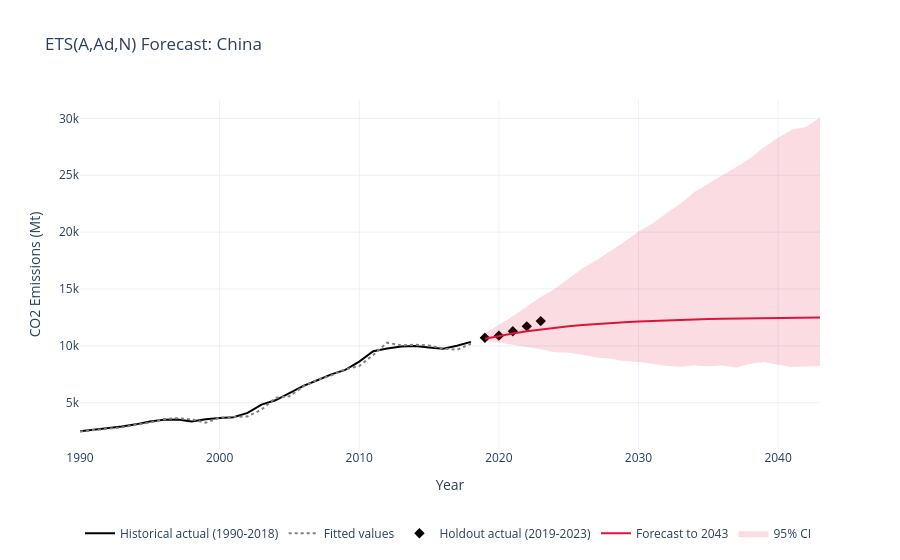
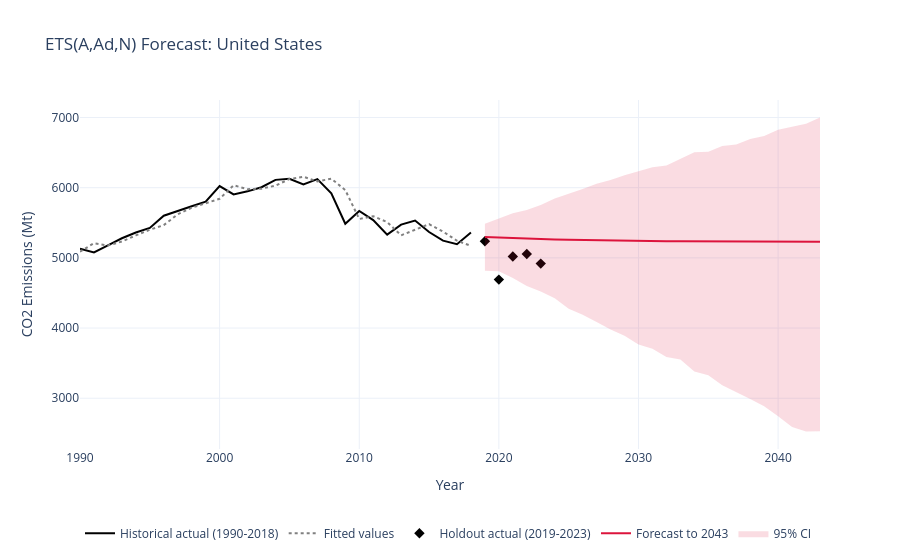

Notebook source saved alongside these figures, in order:
### Markdown cell above
Plot each country's historical actuals, fitted values, 2019-2023 holdout actuals, and forecast to
2043 with its 95% confidence interval, so the fit quality and forecast trajectory can be inspected
visually.

### Code cell
def plot_country_forecast(country):
    hist = base[(base["country"] == country) & (base["year"] <= 2018)].sort_values("year")
    holdout = base[(base["country"] == country) & (base["year"].between(2019, 2023))].sort_values("year")
    fc = ets_forecasts[country]

    fig = go.Figure()
    fig.add_trace(go.Scatter(x=hist["year"], y=hist["co2"], name="Historical actual (1990-2018)",
                              mode="lines", line=dict(color="black", width=2)))
    fig.add_trace(go.Scatter(x=fc["fitted"].index, y=fc["fitted"].values, name="Fitted values",
                              mode="lines", line=dict(color="gray", dash="dot")))
    fig.add_trace(go.Scatter(x=holdout["year"], y=holdout["co2"], name="Holdout actual (2019-2023)",
                              mode="markers", marker=dict(color="black", size=8, symbol="diamond")))
    fig.add_trace(go.Scatter(x=fc["mean"].index, y=fc["mean"].values, name="Forecast to 2043",
                              mode="lines", line=dict(color="crimson", width=2)))
    fig.add_trace(go.Scatter(
        x=list(fc["ci_upper"].index) + list(fc["ci_lower"].index[::-1]),
        y=list(fc["ci_upper"].values) + list(fc["ci_lower"].values[::-1]),
        fill="toself", fillcolor="rgba(220,20,60,0.15)", line=dict(color="rgba(0,0,0,0)"),
        name="95% CI", hoverinfo="skip",
    ))
    fig.update_layout(title=f"ETS(A,Ad,N) Forecast: {country}", xaxis_title="Year", yaxis_title="CO2 Emissions (Mt)",
                       template="plotly_white", legend=dict(orientation="h", y=-0.2))
    return fig


for country in COUNTRIES:
    plot_country_forecast(country).show()

### Figure 1 — Plotly figure (JSON) as saved in the notebook; plotly's stock layout.template omitted (floating-point values rounded to 4 significant figures)
{"data": [{"line": {"color": "black", "width": 2}, "mode": "lines", "name": "Historical actual (1990-2018)", "type": "scatter", "x": [1990, 1991, 1992, 1993, 1994, 1995, 1996, 1997, 1998, 1999, 2000, 2001, 2002, 2003, 2004, 2005, 2006, 2007, 2008, 2009, 2010, 2011, 2012, 2013, 2014, 2015, 2016, 2017, 2018], "y": [2484.0, 2619.0, 2731.0, 2914.0, 3094.0, 3351.0, 3499.0, 3512.0, 3355.0, 3550.0, 3644.0, 3724.0, 4098.0, 4835.0, 5211.0, 5882.0, 6486.0, 6975.0, 7492.0, 7881.0, 8610.0, 9520.0, 9767.0, 9942.0, 9976.0, 9858.0, 9748.0, 10000.0, 10350.0]}, {"line": {"color": "gray", "dash": "dot"}, "mode": "lines", "name": "Fitted values", "type": "scatter", "x": [1990, 1991, 1992, 1993, 1994, 1995, 1996, 1997, 1998, 1999, 2000, 2001, 2002, 2003, 2004, 2005, 2006, 2007, 2008, 2009, 2010, 2011, 2012, 2013, 2014, 2015, 2016, 2017, 2018], "y": [2462.0, 2579.0, 2733.0, 2829.0, 3064.0, 3247.0, 3564.0, 3636.0, 3538.0, 3240.0, 3683.0, 3730.0, 3795.0, 4389.0, 5426.0, 5564.0, 6430.0, 7007.0, 7405.0, 7934.0, 8227.0, 9201.0, 10280.0, 10040.0, 10110.0, 10020.0, 9774.0, 9655.0, 10180.0]}, {"marker": {"color": "black", "size": 8, "symbol": "diamond"}, "mode": "markers", "name": "Holdout actual (2019-2023)", "type": "scatter", "x": [2019, 2020, 2021, 2022, 2023], "y": [10710.0, 10900.0, 11280.0, 11710.0, 12170.0]}, {"line": {"color": "crimson", "width": 2}, "mode": "lines", "name": "Forecast to 2043", "type": "scatter", "x": [2019, 2020, 2021, 2022, 2023, 2024, 2025, 2026, 2027, 2028, 2029, 2030, 2031, 2032, 2033, 2034, 2035, 2036, 2037, 2038, 2039, 2040, 2041, 2042, 2043], "y": [10630.0, 10880.0, 11090.0, 11280.0, 11450.0, 11590.0, 11710.0, 11820.0, 11920.0, 12000.0, 12080.0, 12140.0, 12190.0, 12240.0, 12280.0, 12320.0, 12350.0, 12380.0, 12410.0, 12430.0, 12450.0, 12460.0, 12480.0, 12490.0, 12500.0]}, {"fill": "toself", "fillcolor": "rgba(220,20,60,0.15)", "hoverinfo": "skip", "line": {"color": "rgba(0,0,0,0)"}, "name": "95% CI", "type": "scatter", "x": [2019, 2020, 2021, 2022, 2023, 2024, 2025, 2026, 2027, 2028, 2029, 2030, 2031, 2032, 2033, 2034, 2035, 2036, 2037, 2038, 2039, 2040, 2041, 2042, 2043, 2043, 2042, 2041, 2040, 2039, 2038, 2037, 2036, 2035, 2034, 2033, 2032, 2031, 2030, 2029, 2028, 2027, 2026, 2025, 2024, 2023, 2022, 2021, 2020, 2019], "y": [11080.0, 11800.0, 12600.0, 13450.0, 14290.0, 15010.0, 15940.0, 16810.0, 17550.0, 18360.0, 19140.0, 20050.0, 20770.0, 21660.0, 22500.0, 23530.0, 24260.0, 24950.0, 25720.0, 26500.0, 27470.0, 28290.0, 29030.0, 29230.0, 30080.0, 8217.0, 8151.0, 8148.0, 8330.0, 8586.0, 8414.0, 8099.0, 8275.0, 8197.0, 8263.0, 8150.0, 8238.0, 8400.0, 8569.0, 8664.0, 8873.0, 8963.0, 9218.0, 9387.0, 9446.0, 9696.0, 9877.0, 10090.0, 10300.0, 10410.0]}], "layout": {"legend": {"orientation": "h", "y": -0.2}, "title": {"text": "ETS(A,Ad,N) Forecast: China"}, "xaxis": {"title": {"text": "Year"}}, "yaxis": {"title": {"text": "CO2 Emissions (Mt)"}}}}

### Figure 2 — Plotly figure (JSON) as saved in the notebook; plotly's stock layout.template omitted (floating-point values rounded to 4 significant figures)
{"data": [{"line": {"color": "black", "width": 2}, "mode": "lines", "name": "Historical actual (1990-2018)", "type": "scatter", "x": [1990, 1991, 1992, 1993, 1994, 1995, 1996, 1997, 1998, 1999, 2000, 2001, 2002, 2003, 2004, 2005, 2006, 2007, 2008, 2009, 2010, 2011, 2012, 2013, 2014, 2015, 2016, 2017, 2018], "y": [5132.0, 5076.0, 5179.0, 5280.0, 5362.0, 5426.0, 5601.0, 5673.0, 5736.0, 5800.0, 6023.0, 5904.0, 5948.0, 6006.0, 6112.0, 6127.0, 6045.0, 6122.0, 5919.0, 5486.0, 5669.0, 5539.0, 5331.0, 5473.0, 5531.0, 5368.0, 5245.0, 5195.0, 5361.0]}, {"line": {"color": "gray", "dash": "dot"}, "mode": "lines", "name": "Fitted values", "type": "scatter", "x": [1990, 1991, 1992, 1993, 1994, 1995, 1996, 1997, 1998, 1999, 2000, 2001, 2002, 2003, 2004, 2005, 2006, 2007, 2008, 2009, 2010, 2011, 2012, 2013, 2014, 2015, 2016, 2017, 2018], "y": [5087.0, 5209.0, 5176.0, 5233.0, 5320.0, 5401.0, 5466.0, 5621.0, 5714.0, 5781.0, 5842.0, 6035.0, 5979.0, 5986.0, 6029.0, 6123.0, 6156.0, 6090.0, 6128.0, 5966.0, 5554.0, 5593.0, 5509.0, 5321.0, 5397.0, 5480.0, 5374.0, 5244.0, 5171.0]}, {"marker": {"color": "black", "size": 8, "symbol": "diamond"}, "mode": "markers", "name": "Holdout actual (2019-2023)", "type": "scatter", "x": [2019, 2020, 2021, 2022, 2023], "y": [5236.0, 4690.0, 5020.0, 5055.0, 4918.0]}, {"line": {"color": "crimson", "width": 2}, "mode": "lines", "name": "Forecast to 2043", "type": "scatter", "x": [2019, 2020, 2021, 2022, 2023, 2024, 2025, 2026, 2027, 2028, 2029, 2030, 2031, 2032, 2033, 2034, 2035, 2036, 2037, 2038, 2039, 2040, 2041, 2042, 2043], "y": [5298.0, 5288.0, 5280.0, 5273.0, 5267.0, 5262.0, 5257.0, 5253.0, 5250.0, 5247.0, 5244.0, 5242.0, 5240.0, 5238.0, 5237.0, 5235.0, 5234.0, 5233.0, 5232.0, 5232.0, 5231.0, 5230.0, 5230.0, 5230.0, 5229.0]}, {"fill": "toself", "fillcolor": "rgba(220,20,60,0.15)", "hoverinfo": "skip", "line": {"color": "rgba(0,0,0,0)"}, "name": "95% CI", "type": "scatter", "x": [2019, 2020, 2021, 2022, 2023, 2024, 2025, 2026, 2027, 2028, 2029, 2030, 2031, 2032, 2033, 2034, 2035, 2036, 2037, 2038, 2039, 2040, 2041, 2042, 2043, 2043, 2042, 2041, 2040, 2039, 2038, 2037, 2036, 2035, 2034, 2033, 2032, 2031, 2030, 2029, 2028, 2027, 2026, 2025, 2024, 2023, 2022, 2021, 2020, 2019], "y": [5488.0, 5565.0, 5637.0, 5681.0, 5752.0, 5845.0, 5909.0, 5980.0, 6058.0, 6109.0, 6178.0, 6231.0, 6292.0, 6316.0, 6415.0, 6506.0, 6512.0, 6593.0, 6616.0, 6693.0, 6737.0, 6826.0, 6867.0, 6911.0, 7001.0, 2529.0, 2525.0, 2589.0, 2743.0, 2884.0, 2990.0, 3088.0, 3185.0, 3327.0, 3381.0, 3552.0, 3587.0, 3706.0, 3766.0, 3890.0, 3979.0, 4087.0, 4189.0, 4274.0, 4426.0, 4521.0, 4597.0, 4714.0, 4811.0, 4818.0]}], "layout": {"legend": {"orientation": "h", "y": -0.2}, "title": {"text": "ETS(A,Ad,N) Forecast: United States"}, "xaxis": {"title": {"text": "Year"}}, "yaxis": {"title": {"text": "CO2 Emissions (Mt)"}}}}
